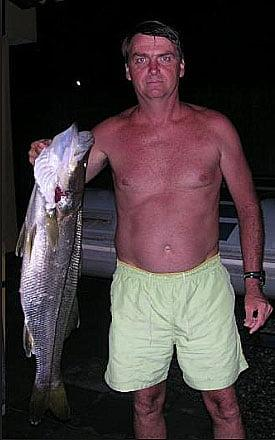
#> input picture aula/Processamento-de-Ibagens/img.png, 275 x 440 px
$ python color_sepia.py
#> lines starting #> are read from the running program, lines starting #| are printed output that depends on the picture
from PIL import Image
from PIL import ImageColor

def calcula_paleta(branco):
#> called with branco = (255, 240, 192)
    i = 0
    paleta = []
    r, g, b = branco
    for i in range(255):
        new_red = (r* i) // 255
        new_green = (g * i) // 255
        new_blue = (b * i) // 255
        paleta.extend((new_red, new_green, new_blue))
    return paleta

def converte_sepia(input, output):
    branco = (255, 240, 192)
    paleta = calcula_paleta(branco)

    imagem = Image.open(input)
#> imagem is the input picture: PIL image 275x440 RGB; mean R, G, B 70.9, 59.3, 61.2
    imagem = imagem.convert("L")
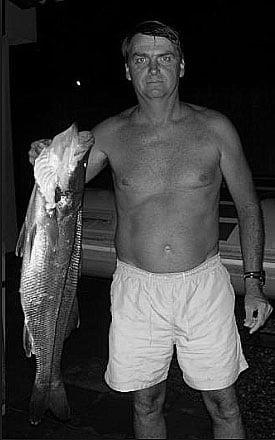
#> imagem: PIL image 275x440 L; min 0, max 255, mean 63
    imagem.putpalette(paleta)
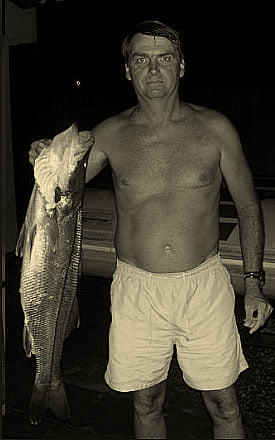
#> imagem: PIL image 275x440 P; mean R, G, B 63, 58.7, 46.9
    sepia = imagem.convert("RGB")

    sepia.save(output)


if __name__ == "__main__":
    converte_sepia("img.png", "bolso_sepia.png")
